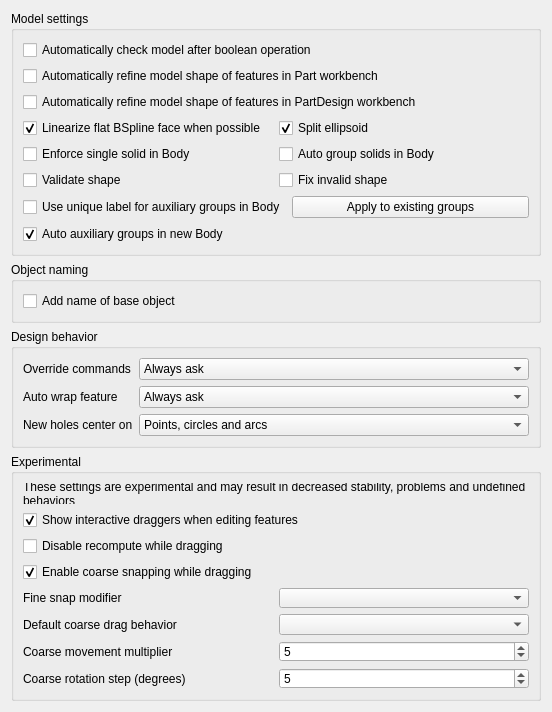
<?xml version="1.0" encoding="UTF-8"?>
<ui version="4.0">
 <class>PartGui::DlgSettingsGeneral</class>
 <widget class="QWidget" name="PartGui::DlgSettingsGeneral">
  <property name="geometry">
   <rect>
    <x>0</x>
    <y>0</y>
    <width>552</width>
    <height>486</height>
   </rect>
  </property>
  <property name="windowTitle">
   <string>General</string>
  </property>
  <layout class="QVBoxLayout" name="verticalLayout">
   <item>
    <widget class="QGroupBox" name="groupBox_2">
     <property name="title">
      <string>Model settings</string>
     </property>
     <layout class="QGridLayout" name="gridLayout">
      <item row="5" column="0">
       <widget class="Gui::PrefCheckBox" name="checkSingleSolid">
        <property name="text">
         <string>Enforce single solid in Body</string>
        </property>
        <property name="prefEntry" stdset="0">
         <cstring>SingleSolid</cstring>
        </property>
        <property name="prefPath" stdset="0">
         <cstring>Mod/Part</cstring>
        </property>
       </widget>
      </item>
      <item row="5" column="1">
       <widget class="Gui::PrefCheckBox" name="checkAutoGroupSolids">
        <property name="text">
         <string>Auto group solids in Body</string>
        </property>
        <property name="prefPath" stdset="0">
         <cstring>Mod/Part</cstring>
        </property>
        <property name="prefEntry" stdset="0">
         <cstring>AutoGroupSolids</cstring>
        </property>
       </widget>
      </item>
      <item row="2" column="0" colspan="2">
       <widget class="Gui::PrefCheckBox" name="checkSketchBaseRefine">
        <property name="text">
         <string>Automatically refine model shape of features in PartDesign workbench</string>
        </property>
        <property name="prefEntry" stdset="0">
         <cstring>RefineModel</cstring>
        </property>
        <property name="prefPath" stdset="0">
         <cstring>Mod/PartDesign</cstring>
        </property>
       </widget>
      </item>
      <item row="1" column="0" colspan="2">
       <widget class="Gui::PrefCheckBox" name="checkBooleanRefine">
        <property name="text">
         <string>Automatically refine model shape of features in Part workbench</string>
        </property>
        <property name="prefEntry" stdset="0">
         <cstring>RefineModel</cstring>
        </property>
        <property name="prefPath" stdset="0">
         <cstring>Mod/Part/Boolean</cstring>
        </property>
       </widget>
      </item>
      <item row="0" column="0" colspan="2">
       <widget class="Gui::PrefCheckBox" name="checkBooleanCheck">
        <property name="text">
         <string>Automatically check model after boolean operation</string>
        </property>
        <property name="prefEntry" stdset="0">
         <cstring>CheckModel</cstring>
        </property>
        <property name="prefPath" stdset="0">
         <cstring>Mod/Part/Boolean</cstring>
        </property>
       </widget>
      </item>
      <item row="7" column="0" colspan="2">
       <layout class="QHBoxLayout" name="horizontalLayout">
        <item>
         <widget class="Gui::PrefCheckBox" name="checkBoxAuxGroup">
          <property name="toolTip">
           <string>Disable this option to not enforce unique label in auxiliary groups.
So instead of having 'Datums001' etc., all datum group can be
labeled as 'Datums'.

Note that this option does not apply to user created auxiliary
groups, neither does the option affects any user defined label of
existing auxiliary groups.</string>
          </property>
          <property name="text">
           <string>Use unique label for auxiliary groups in Body</string>
          </property>
          <property name="prefEntry" stdset="0">
           <cstring>AuxGroupUniqueLabel</cstring>
          </property>
          <property name="prefPath" stdset="0">
           <cstring>Mod/Part</cstring>
          </property>
         </widget>
        </item>
        <item>
         <widget class="QPushButton" name="btnAuxGroup">
          <property name="toolTip">
           <string>Apply the 'fixed name' option to existing auxiliary groups.
it only applies to auto created group with their original labels.</string>
          </property>
          <property name="text">
           <string>Apply to existing groups</string>
          </property>
         </widget>
        </item>
       </layout>
      </item>
      <item row="8" column="0" colspan="2">
       <widget class="Gui::PrefCheckBox" name="checkAutoAuxGroup">
        <property name="toolTip">
         <string>Give each new body the Sketches, Datums and Misc groups, and a
Surfaces group once it holds a surface. A body's context menu
turns them on or off for that body.</string>
        </property>
        <property name="text">
         <string>Auto auxiliary groups in new Body</string>
        </property>
        <property name="checked">
         <bool>true</bool>
        </property>
        <property name="prefEntry" stdset="0">
         <cstring>AutoAuxGroup</cstring>
        </property>
        <property name="prefPath" stdset="0">
         <cstring>Mod/Part</cstring>
        </property>
       </widget>
      </item>
      <item row="3" column="0">
       <widget class="Gui::PrefCheckBox" name="checkLinearize">
        <property name="toolTip">
         <string>Try to replace flat BSpline face with simple planar face.
Currently only applies to Loft, Sweep, drafted Extrusion
in Part workbench, and equivalent features in PartDesign.</string>
        </property>
        <property name="text">
         <string>Linearize flat BSpline face when possible</string>
        </property>
        <property name="checked">
         <bool>true</bool>
        </property>
        <property name="prefPath" stdset="0">
         <cstring>Mod/Part</cstring>
        </property>
        <property name="prefEntry" stdset="0">
         <cstring>LinearizeExtrusionDraft</cstring>
        </property>
       </widget>
      </item>
      <item row="3" column="1">
       <widget class="Gui::PrefCheckBox" name="checkSplitEllipsoid">
        <property name="text">
         <string>Split ellipsoid</string>
        </property>
        <property name="checked">
         <bool>true</bool>
        </property>
        <property name="prefPath" stdset="0">
         <cstring>Mod/Part</cstring>
        </property>
        <property name="prefEntry" stdset="0">
         <cstring>SplitEllipsoid</cstring>
        </property>
       </widget>
      </item>
      <item row="6" column="0">
       <widget class="Gui::PrefCheckBox" name="checkBoxValidateShape">
        <property name="toolTip">
         <string>Validate on changing shape. If the shape is invalid, a warning icon
will appear in the corresponding tree view item. Be aware that enabling
this option on complex shape may cause slow down.

Note, this option only applies to newly created object. For existing
object, you can manually change its 'ValidShape' property.</string>
        </property>
        <property name="text">
         <string>Validate shape</string>
        </property>
        <property name="checked">
         <bool>false</bool>
        </property>
        <property name="prefEntry" stdset="0">
         <cstring>AutoValidateShape</cstring>
        </property>
        <property name="prefPath" stdset="0">
         <cstring>Mod/Part</cstring>
        </property>
       </widget>
      </item>
      <item row="6" column="1">
       <widget class="Gui::PrefCheckBox" name="checkBoxFixShape">
        <property name="toolTip">
         <string>Try to fix invalid shape on changing. Note, this option only applies to
newly created object.</string>
        </property>
        <property name="text">
         <string>Fix invalid shape</string>
        </property>
        <property name="checked">
         <bool>false</bool>
        </property>
        <property name="prefEntry" stdset="0">
         <cstring>FixShape</cstring>
        </property>
        <property name="prefPath" stdset="0">
         <cstring>Mod/Part</cstring>
        </property>
       </widget>
      </item>
     </layout>
    </widget>
   </item>
   <item>
    <widget class="QGroupBox" name="groupBox_3">
     <property name="visible">
      <bool>true</bool>
     </property>
     <property name="title">
      <string>Object naming</string>
     </property>
     <layout class="QGridLayout" name="gridLayout_2">
      <item row="0" column="0">
       <widget class="Gui::PrefCheckBox" name="checkObjectNaming">
        <property name="text">
         <string>Add name of base object</string>
        </property>
        <property name="prefPath" stdset="0">
         <cstring>Mod/Part</cstring>
        </property>
        <property name="prefEntry" stdset="0">
         <cstring>UseBaseObjectName</cstring>
        </property>
       </widget>
      </item>
     </layout>
    </widget>
   </item>
   <item>
    <widget class="QGroupBox" name="groupBox">
     <property name="title">
      <string>Design behavior</string>
     </property>
     <layout class="QFormLayout" name="formLayout_3">
      <property name="fieldGrowthPolicy">
       <enum>QFormLayout::AllNonFixedFieldsGrow</enum>
      </property>
      <item row="0" column="0">
       <widget class="QLabel" name="label">
        <property name="text">
         <string>Override commands</string>
        </property>
       </widget>
      </item>
      <item row="0" column="1">
       <widget class="Gui::PrefComboBox" name="comboBoxCommandOverride">
        <property name="toolTip">
         <string>Override non-PartDesign command with an equivalent PartDesign
command when operate on PartDesign feature.</string>
        </property>
        <property name="currentIndex">
         <number>2</number>
        </property>
        <property name="prefPath" stdset="0">
         <cstring>Mod/Part</cstring>
        </property>
        <property name="prefEntry" stdset="0">
         <cstring>CommandOverride</cstring>
        </property>
        <item>
         <property name="text">
          <string>Disable</string>
         </property>
        </item>
        <item>
         <property name="text">
          <string>Enable</string>
         </property>
        </item>
        <item>
         <property name="text">
          <string>Always ask</string>
         </property>
        </item>
       </widget>
      </item>
      <item row="1" column="0">
       <widget class="QLabel" name="label_2">
        <property name="text">
         <string>Auto wrap feature</string>
        </property>
       </widget>
      </item>
      <item row="1" column="1">
       <widget class="Gui::PrefComboBox" name="comboBoxWrapFeature">
        <property name="toolTip">
         <string>If a non-PartDesign object references a PartDesign feature, incorporate
the object into PartDesign body using a wrap feature.</string>
        </property>
        <property name="currentIndex">
         <number>2</number>
        </property>
        <property name="prefPath" stdset="0">
         <cstring>Mod/Part</cstring>
        </property>
        <property name="prefEntry" stdset="0">
         <cstring>EnableWrapFeature</cstring>
        </property>
        <item>
         <property name="text">
          <string>Disable</string>
         </property>
        </item>
        <item>
         <property name="text">
          <string>Enable</string>
         </property>
        </item>
        <item>
         <property name="text">
          <string>Always ask</string>
         </property>
        </item>
       </widget>
      </item>
      <item row="2" column="0">
       <widget class="QLabel" name="labelDefaultProfileTypeForHole">
        <property name="text">
         <string>New holes center on</string>
        </property>
       </widget>
      </item>
      <item row="2" column="1">
       <widget class="Gui::PrefComboBox" name="comboDefaultProfileTypeForHole">
        <property name="toolTip">
         <string>What of its profile a new PartDesign hole is centered on.
Holes in files made before the choice existed keep circles and arcs.</string>
        </property>
        <property name="currentIndex">
         <number>1</number>
        </property>
        <property name="prefPath" stdset="0">
         <cstring>Mod/PartDesign</cstring>
        </property>
        <property name="prefEntry" stdset="0">
         <cstring>defaultBaseTypeHole</cstring>
        </property>
        <item>
         <property name="text">
          <string>Circles and arcs</string>
         </property>
        </item>
        <item>
         <property name="text">
          <string>Points, circles and arcs</string>
         </property>
        </item>
        <item>
         <property name="text">
          <string>Points</string>
         </property>
        </item>
       </widget>
      </item>
     </layout>
    </widget>
   </item>
   <item>
    <widget class="QGroupBox" name="groupBoxExperimental">
     <property name="title">
      <string>Experimental</string>
     </property>
     <layout class="QVBoxLayout" name="verticalLayout_2">
      <item>
       <widget class="QLabel" name="warningLabel">
        <property name="text">
         <string>These settings are experimental and may result in decreased stability, problems and undefined behaviors</string>
        </property>
        <property name="wordWrap">
         <bool>true</bool>
        </property>
       </widget>
      </item>
      <item>
       <widget class="Gui::PrefCheckBox" name="enableGizmos">
        <property name="sizePolicy">
         <sizepolicy hsizetype="Preferred" vsizetype="Fixed">
          <horstretch>0</horstretch>
          <verstretch>0</verstretch>
         </sizepolicy>
        </property>
        <property name="text">
         <string>Show interactive draggers when editing features</string>
        </property>
        <property name="toolTip">
         <string>Enables on-screen handles (draggers) in the 3D view for interactively modifying dimensions and parameters of the feature being edited by dragging</string>
        </property>
        <property name="checked">
         <bool>true</bool>
        </property>
        <property name="prefEntry" stdset="0">
         <cstring>EnableGizmos</cstring>
        </property>
        <property name="prefPath" stdset="0">
         <cstring>Gui/Gizmos</cstring>
        </property>
       </widget>
      </item>
      <item>
       <widget class="Gui::PrefCheckBox" name="delayedGizmoUpdate">
        <property name="sizePolicy">
         <sizepolicy hsizetype="Preferred" vsizetype="Fixed">
          <horstretch>0</horstretch>
          <verstretch>0</verstretch>
         </sizepolicy>
        </property>
        <property name="text">
         <string>Disable recompute while dragging</string>
        </property>
        <property name="toolTip">
         <string>Prevents the model from recalculating while manipulating draggers. The shape updates only after release of the mouse button.</string>
        </property>
        <property name="prefEntry" stdset="0">
         <cstring>DelayedGizmoUpdate</cstring>
        </property>
        <property name="prefPath" stdset="0">
         <cstring>Gui/Gizmos</cstring>
        </property>
       </widget>
      </item>
      <item>
       <widget class="Gui::PrefCheckBox" name="enableCoarseSnap">
        <property name="text">
         <string>Enable coarse snapping while dragging</string>
        </property>
        <property name="toolTip">
         <string>Enables larger snapping increments while  manipulating draggers</string>
        </property>
        <property name="checked">
         <bool>true</bool>
        </property>
        <property name="prefEntry" stdset="0">
         <cstring>EnableCoarseSnap</cstring>
        </property>
        <property name="prefPath" stdset="0">
         <cstring>Gui/Gizmos</cstring>
        </property>
       </widget>
      </item>
      <item>
       <layout class="QHBoxLayout" name="horizontalLayoutFineSnapModifier">
        <item>
         <widget class="QLabel" name="labelFineSnapModifier">
          <property name="text">
           <string>Fine snap modifier</string>
          </property>
         </widget>
        </item>
        <item>
         <widget class="Gui::PrefComboBox" name="fineSnapModifier">
          <property name="toolTip">
           <string>Defines the modifier key used for fine snapping while dragging</string>
          </property>
          <property name="prefEntry" stdset="0">
           <cstring>FineSnapModifier</cstring>
          </property>
          <property name="prefPath" stdset="0">
           <cstring>Gui/Gizmos</cstring>
          </property>
          <property name="prefType" stdset="0">
           <number>0</number>
          </property>
         </widget>
        </item>
       </layout>
      </item>
      <item>
       <layout class="QHBoxLayout" name="horizontalLayoutDefaultCoarseDragBehavior">
        <item>
         <widget class="QLabel" name="labelDefaultCoarseDragBehavior">
          <property name="text">
           <string>Default coarse drag behavior</string>
          </property>
         </widget>
        </item>
        <item>
         <widget class="Gui::PrefComboBox" name="defaultCoarseDragBehavior">
          <property name="toolTip">
           <string>Determines whether the drag is coarse or fine without holding the modifier key</string>
          </property>
          <property name="prefEntry" stdset="0">
           <cstring>DefaultCoarseDragBehavior</cstring>
          </property>
          <property name="prefPath" stdset="0">
           <cstring>Gui/Gizmos</cstring>
          </property>
          <property name="prefType" stdset="0">
           <number>0</number>
          </property>
         </widget>
        </item>
       </layout>
      </item>
      <item>
       <layout class="QHBoxLayout" name="horizontalLayoutCoarseLinearSnapMultiplier">
        <item>
         <widget class="QLabel" name="labelCoarseLinearSnapMultiplier">
          <property name="text">
           <string>Coarse movement multiplier</string>
          </property>
         </widget>
        </item>
        <item>
         <widget class="Gui::PrefSpinBox" name="coarseLinearSnapMultiplier">
          <property name="minimum">
           <number>1</number>
          </property>
          <property name="maximum">
           <number>100</number>
          </property>
          <property name="value">
           <number>5</number>
          </property>
          <property name="toolTip">
           <string>Multiplies the base movement increment when coarse snapping is active</string>
          </property>
          <property name="prefEntry" stdset="0">
           <cstring>CoarseLinearSnapMultiplier</cstring>
          </property>
          <property name="prefPath" stdset="0">
           <cstring>Gui/Gizmos</cstring>
          </property>
         </widget>
        </item>
       </layout>
      </item>
      <item>
       <layout class="QHBoxLayout" name="horizontalLayoutCoarseRotationSnapMultiplier">
        <item>
         <widget class="QLabel" name="labelCoarseRotationSnapMultiplier">
          <property name="text">
           <string>Coarse rotation step (degrees)</string>
          </property>
         </widget>
        </item>
        <item>
         <widget class="Gui::PrefSpinBox" name="coarseRotationSnapMultiplier">
          <property name="minimum">
           <number>1</number>
          </property>
          <property name="maximum">
           <number>100</number>
          </property>
          <property name="value">
           <number>5</number>
          </property>
          <property name="toolTip">
          <string>Sets the rotation step in degrees applied when coarse snapping is active</string>
          </property>
          <property name="prefEntry" stdset="0">
           <cstring>CoarseRotationSnapMultiplier</cstring>
          </property>
          <property name="prefPath" stdset="0">
           <cstring>Gui/Gizmos</cstring>
          </property>
         </widget>
        </item>
       </layout>
      </item>
     </layout>
    </widget>
   </item>
   <item>
    <spacer>
     <property name="orientation">
      <enum>Qt::Vertical</enum>
     </property>
     <property name="sizeHint" stdset="0">
      <size>
       <width>20</width>
       <height>40</height>
      </size>
     </property>
    </spacer>
   </item>
  </layout>
 </widget>
 <customwidgets>
  <customwidget>
   <class>Gui::PrefCheckBox</class>
   <extends>QCheckBox</extends>
   <header>Gui/PrefWidgets.h</header>
  </customwidget>
  <customwidget>
   <class>Gui::PrefComboBox</class>
   <extends>QComboBox</extends>
   <header>Gui/PrefWidgets.h</header>
  </customwidget>
  <customwidget>
   <class>Gui::PrefSpinBox</class>
   <extends>QSpinBox</extends>
   <header>Gui/PrefWidgets.h</header>
  </customwidget>
 </customwidgets>
 <resources/>
 <connections/>
</ui>
